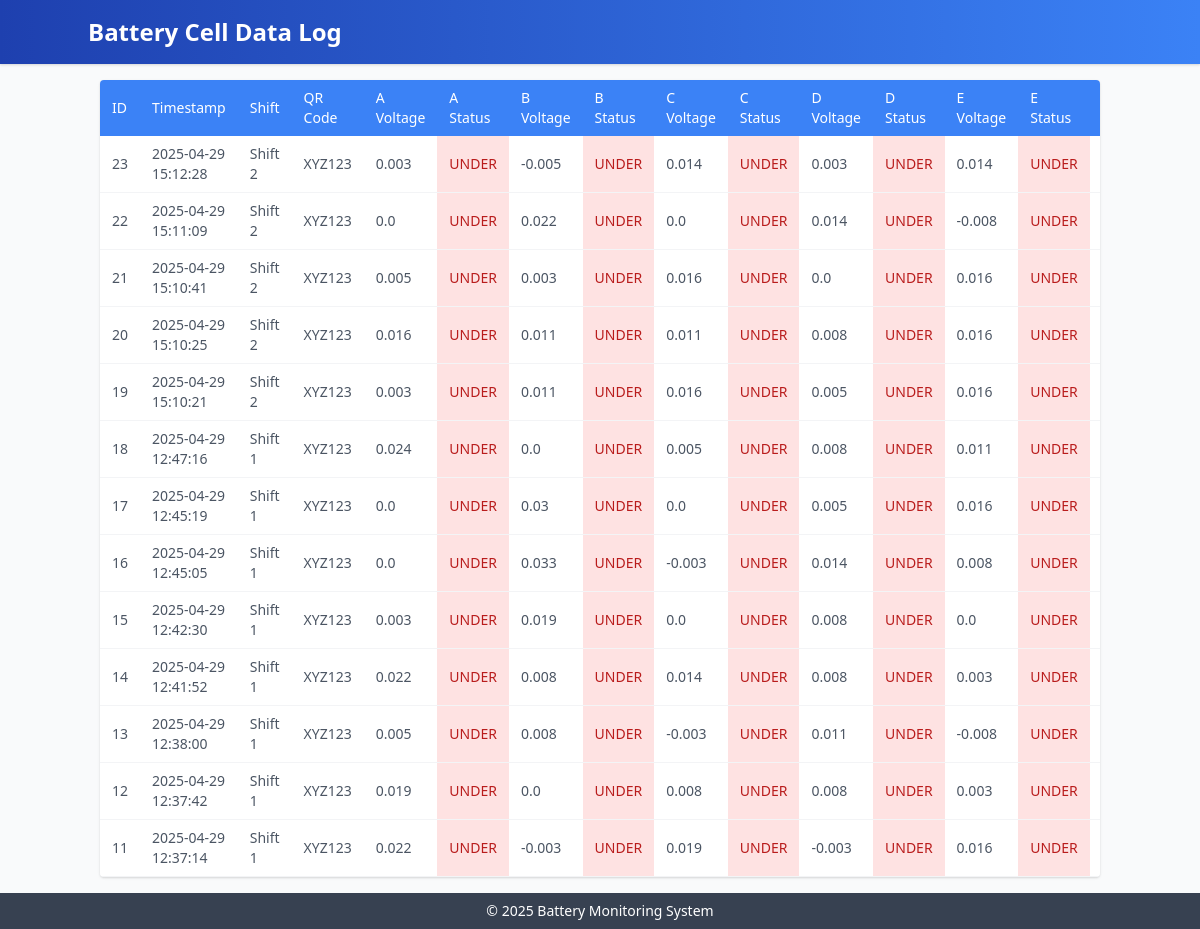
The page /view-data on the database its author committed.
### tables this page shows
CREATE TABLE battery_log (
            id INTEGER PRIMARY KEY AUTOINCREMENT,
            timestamp TEXT,
            shift TEXT,
            qr_code TEXT,
            A_voltage REAL, A_status TEXT, B_voltage REAL, B_status TEXT, C_voltage REAL, C_status TEXT, D_voltage REAL, D_status TEXT, E_voltage REAL, E_status TEXT, F_voltage REAL, F_status TEXT, G_voltage REAL, G_status TEXT, H_voltage REAL, H_status TEXT, I_voltage REAL, I_status TEXT, J_voltage REAL, J_status TEXT, K_voltage REAL, K_status TEXT, L_voltage REAL, L_status TEXT, M_voltage REAL, M_status TEXT, N_voltage REAL, N_status TEXT, O_voltage REAL, O_status TEXT, P_voltage REAL, P_status TEXT
        );

### app.py (the view)
@app.route('/view-data')
def view_data():
    conn = sqlite3.connect(DB_NAME)
    conn.row_factory = sqlite3.Row
    c = conn.cursor()
    c.execute("SELECT * FROM battery_log ORDER BY timestamp DESC LIMIT 100")
    records = c.fetchall()
    conn.close()
    cells = [chr(c) for c in range(ord('A'), ord('P') + 1)]
    return render_template('data_view.html', records=records, cells=cells)

### templates/data_view.html (shortened to what this page needs)
<!DOCTYPE html>
<html lang="en">
<head>
    <link href="https://cdn.jsdelivr.net/npm/tailwindcss@2.2.19/dist/tailwind.min.css" rel="stylesheet">
</head>
<body class="bg-gray-50 min-h-screen flex flex-col">
    <header class="header text-white py-4 px-3 shadow">
        <div class="container mx-auto">
            <h1 class="text-2xl font-bold">Battery Cell Data Log</h1>
        </div>
    </header>
    <main class="container mx-auto py-4 px-3 flex-grow">
        <div class="bg-white rounded shadow overflow-x-auto">
            <table class="w-full border-collapse text-sm">
                <thead>
                    <tr class="bg-blue-500 text-white">
                        <th class="py-2 px-3 text-left font-medium">ID</th>
                        <th class="py-2 px-3 text-left font-medium">Timestamp</th>
                        <th class="py-2 px-3 text-left font-medium">Shift</th>
                        <th class="py-2 px-3 text-left font-medium">QR Code</th>
                        {% for cell in cells %}
                            <th class="py-2 px-3 text-left font-medium">{{ cell }} Voltage</th>
                            <th class="py-2 px-3 text-left font-medium">{{ cell }} Status</th>
                        {% endfor %}
                    </tr>
                </thead>
                <tbody>
                    {% for row in records %}
                    <tr class="table-row border-b border-gray-100">
                        <td class="py-2 px-3 text-gray-600">{{ row['id'] }}</td>
                        <td class="py-2 px-3 text-gray-600">{{ row['timestamp'] }}</td>
                        <td class="py-2 px-3 text-gray-600">{{ row['shift'] }}</td>
                        <td class="py-2 px-3 text-gray-600">{{ row['qr_code'] }}</td>
                        {% for cell in cells %}
                            <td class="py-2 px-3 text-gray-600">{{ row[cell + '_voltage'] }}</td>
                            <td class="py-2 px-3 status-{{ row[cell + '_status'] | lower }} font-medium">
                                {{ row[cell + '_status'] }}
                            </td>
                        {% endfor %}
                    </tr>
                    {% endfor %}
                </tbody>
            </table>
        </div>
    </main>
    <footer class="bg-gray-700 text-white py-2 text-center text-sm">
        <p>© 2025 Battery Monitoring System</p>
    </footer>
</body>
</html>

### templates/data_view.html (style rules this page uses)
.status-under { background: #fee2e2; color: #b91c1c; }
.header { background: linear-gradient(to right, #1e40af, #3b82f6); }

### rows shown on the page
battery_log: id "23", timestamp "2025-04-29 15:12:28", shift "Shift 2", qr_code "XYZ123", A_voltage "0.003" "-0.005" "0.014" "0.003" "0.014", A_status "UNDER" "UNDER" "UNDER" "UNDER" "UNDER"
battery_log: id "22", timestamp "2025-04-29 15:11:09", shift "Shift 2", qr_code "XYZ123", A_voltage "0.0" "0.022" "0.0" "0.014" "-0.008", A_status "UNDER" "UNDER" "UNDER" "UNDER" "UNDER"
battery_log: id "21", timestamp "2025-04-29 15:10:41", shift "Shift 2", qr_code "XYZ123", A_voltage "0.005" "0.003" "0.016" "0.0" "0.016", A_status "UNDER" "UNDER" "UNDER" "UNDER" "UNDER"
battery_log: id "20", timestamp "2025-04-29 15:10:25", shift "Shift 2", qr_code "XYZ123", A_voltage "0.016" "0.011" "0.011" "0.008" "0.016", A_status "UNDER" "UNDER" "UNDER" "UNDER" "UNDER"
battery_log: id "19", timestamp "2025-04-29 15:10:21", shift "Shift 2", qr_code "XYZ123", A_voltage "0.003" "0.011" "0.016" "0.005" "0.016", A_status "UNDER" "UNDER" "UNDER" "UNDER" "UNDER"
battery_log: id "18", timestamp "2025-04-29 12:47:16", shift "Shift 1", qr_code "XYZ123", A_voltage "0.024" "0.0" "0.005" "0.008" "0.011", A_status "UNDER" "UNDER" "UNDER" "UNDER" "UNDER"
battery_log: id "17", timestamp "2025-04-29 12:45:19", shift "Shift 1", qr_code "XYZ123", A_voltage "0.0" "0.03" "0.0" "0.005" "0.016", A_status "UNDER" "UNDER" "UNDER" "UNDER" "UNDER"
battery_log: id "16", timestamp "2025-04-29 12:45:05", shift "Shift 1", qr_code "XYZ123", A_voltage "0.0" "0.033" "-0.003" "0.014" "0.008", A_status "UNDER" "UNDER" "UNDER" "UNDER" "UNDER"
battery_log: id "15", timestamp "2025-04-29 12:42:30", shift "Shift 1", qr_code "XYZ123", A_voltage "0.003" "0.019" "0.0" "0.008" "0.0", A_status "UNDER" "UNDER" "UNDER" "UNDER" "UNDER"
battery_log: id "14", timestamp "2025-04-29 12:41:52", shift "Shift 1", qr_code "XYZ123", A_voltage "0.022" "0.008" "0.014" "0.008" "0.003", A_status "UNDER" "UNDER" "UNDER" "UNDER" "UNDER"
battery_log: id "13", timestamp "2025-04-29 12:38:00", shift "Shift 1", qr_code "XYZ123", A_voltage "0.005" "0.008" "-0.003" "0.011" "-0.008", A_status "UNDER" "UNDER" "UNDER" "UNDER" "UNDER"
battery_log: id "12", timestamp "2025-04-29 12:37:42", shift "Shift 1", qr_code "XYZ123", A_voltage "0.019" "0.0" "0.008" "0.008" "0.003", A_status "UNDER" "UNDER" "UNDER" "UNDER" "UNDER"
battery_log: id "11", timestamp "2025-04-29 12:37:14", shift "Shift 1", qr_code "XYZ123", A_voltage "0.022" "-0.003" "0.019" "-0.003" "0.016", A_status "UNDER" "UNDER" "UNDER" "UNDER" "UNDER"

### other values the page prints
{{ cell }} "A" "B" "C" "D" "E"
